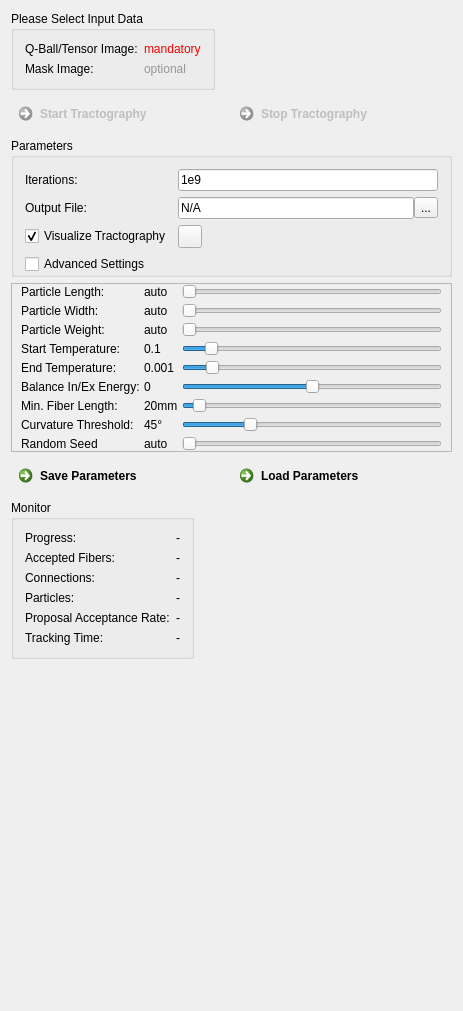
<?xml version="1.0" encoding="UTF-8"?>
<ui version="4.0">
 <class>QmitkGibbsTrackingViewControls</class>
 <widget class="QWidget" name="QmitkGibbsTrackingViewControls">
  <property name="geometry">
   <rect>
    <x>0</x>
    <y>0</y>
    <width>463</width>
    <height>1011</height>
   </rect>
  </property>
  <property name="sizePolicy">
   <sizepolicy hsizetype="Expanding" vsizetype="Expanding">
    <horstretch>0</horstretch>
    <verstretch>0</verstretch>
   </sizepolicy>
  </property>
  <property name="minimumSize">
   <size>
    <width>0</width>
    <height>0</height>
   </size>
  </property>
  <property name="windowTitle">
   <string>QmitkTemplate</string>
  </property>
  <layout class="QFormLayout" name="formLayout">
   <property name="fieldGrowthPolicy">
    <enum>QFormLayout::AllNonFixedFieldsGrow</enum>
   </property>
   <item row="0" column="0">
    <widget class="QGroupBox" name="m_DataFrame">
     <property name="title">
      <string>Please Select Input Data</string>
     </property>
     <layout class="QGridLayout" name="gridLayout_4">
      <item row="0" column="0">
       <widget class="QLabel" name="label">
        <property name="text">
         <string>Q-Ball/Tensor Image:</string>
        </property>
       </widget>
      </item>
      <item row="0" column="1">
       <widget class="QLabel" name="m_QballImageLabel">
        <property name="toolTip">
         <string>Mandatory input</string>
        </property>
        <property name="text">
         <string>&lt;html&gt;&lt;head/&gt;&lt;body&gt;&lt;p&gt;&lt;span style=&quot; color:#ff0000;&quot;&gt;mandatory&lt;/span&gt;&lt;/p&gt;&lt;/body&gt;&lt;/html&gt;</string>
        </property>
        <property name="wordWrap">
         <bool>true</bool>
        </property>
       </widget>
      </item>
      <item row="1" column="0">
       <widget class="QLabel" name="label_3">
        <property name="text">
         <string>Mask Image:</string>
        </property>
       </widget>
      </item>
      <item row="1" column="1">
       <widget class="QLabel" name="m_MaskImageLabel">
        <property name="toolTip">
         <string>&lt;html&gt;&lt;head/&gt;&lt;body&gt;&lt;p&gt;White matter probability mask image.&lt;/p&gt;&lt;/body&gt;&lt;/html&gt;</string>
        </property>
        <property name="text">
         <string>&lt;html&gt;&lt;head/&gt;&lt;body&gt;&lt;p&gt;&lt;span style=&quot; color:#969696;&quot;&gt;optional&lt;/span&gt;&lt;/p&gt;&lt;/body&gt;&lt;/html&gt;</string>
        </property>
        <property name="wordWrap">
         <bool>true</bool>
        </property>
       </widget>
      </item>
     </layout>
    </widget>
   </item>
   <item row="1" column="0" colspan="2">
    <widget class="QFrame" name="frame_4">
     <property name="frameShape">
      <enum>QFrame::NoFrame</enum>
     </property>
     <property name="frameShadow">
      <enum>QFrame::Plain</enum>
     </property>
     <property name="lineWidth">
      <number>0</number>
     </property>
     <layout class="QGridLayout" name="gridLayout_8">
      <property name="leftMargin">
       <number>0</number>
      </property>
      <property name="topMargin">
       <number>0</number>
      </property>
      <property name="rightMargin">
       <number>0</number>
      </property>
      <property name="bottomMargin">
       <number>0</number>
      </property>
      <property name="spacing">
       <number>0</number>
      </property>
      <item row="1" column="0">
       <widget class="QCommandLinkButton" name="m_TrackingStart">
        <property name="enabled">
         <bool>false</bool>
        </property>
        <property name="toolTip">
         <string>No Q-Ball image selected.</string>
        </property>
        <property name="layoutDirection">
         <enum>Qt::LeftToRight</enum>
        </property>
        <property name="text">
         <string>Start Tractography</string>
        </property>
        <property name="icon">
         <iconset resource="../../../../Modules/QtWidgetsExt/resource/QtWidgetsExt.qrc">
          <normaloff>:/QtWidgetsExt/play.xpm</normaloff>:/QtWidgetsExt/play.xpm</iconset>
        </property>
       </widget>
      </item>
      <item row="1" column="1">
       <widget class="QCommandLinkButton" name="m_TrackingStop">
        <property name="enabled">
         <bool>false</bool>
        </property>
        <property name="toolTip">
         <string/>
        </property>
        <property name="layoutDirection">
         <enum>Qt::LeftToRight</enum>
        </property>
        <property name="text">
         <string>Stop Tractography</string>
        </property>
        <property name="icon">
         <iconset resource="../../../../Modules/QtWidgetsExt/resource/QtWidgetsExt.qrc">
          <normaloff>:/QtWidgetsExt/stop.xpm</normaloff>:/QtWidgetsExt/stop.xpm</iconset>
        </property>
       </widget>
      </item>
     </layout>
    </widget>
   </item>
   <item row="2" column="0" colspan="2">
    <widget class="QGroupBox" name="m_ParametersFrame">
     <property name="title">
      <string>Parameters</string>
     </property>
     <layout class="QGridLayout" name="gridLayout_5">
      <property name="bottomMargin">
       <number>0</number>
      </property>
      <item row="1" column="0">
       <widget class="QLabel" name="m_CurvatureThresholdLabel_3">
        <property name="toolTip">
         <string/>
        </property>
        <property name="statusTip">
         <string/>
        </property>
        <property name="whatsThis">
         <string/>
        </property>
        <property name="text">
         <string>Output File:</string>
        </property>
       </widget>
      </item>
      <item row="3" column="0">
       <widget class="QCheckBox" name="m_AdvancedSettingsCheckbox">
        <property name="text">
         <string>Advanced Settings</string>
        </property>
       </widget>
      </item>
      <item row="2" column="0">
       <widget class="QCheckBox" name="m_VisualizationCheckbox">
        <property name="enabled">
         <bool>true</bool>
        </property>
        <property name="toolTip">
         <string>Activate continuous visualization of intermediate results.</string>
        </property>
        <property name="text">
         <string>Visualize Tractography</string>
        </property>
        <property name="checked">
         <bool>true</bool>
        </property>
       </widget>
      </item>
      <item row="1" column="2">
       <widget class="QFrame" name="frame_2">
        <property name="frameShape">
         <enum>QFrame::NoFrame</enum>
        </property>
        <property name="frameShadow">
         <enum>QFrame::Plain</enum>
        </property>
        <property name="lineWidth">
         <number>0</number>
        </property>
        <layout class="QGridLayout" name="gridLayout">
         <property name="leftMargin">
          <number>0</number>
         </property>
         <property name="topMargin">
          <number>0</number>
         </property>
         <property name="rightMargin">
          <number>0</number>
         </property>
         <property name="bottomMargin">
          <number>0</number>
         </property>
         <property name="spacing">
          <number>0</number>
         </property>
         <item row="1" column="1">
          <widget class="QToolButton" name="m_OutputFileButton">
           <property name="toolTip">
            <string>Select output file name and folder.</string>
           </property>
           <property name="text">
            <string>...</string>
           </property>
          </widget>
         </item>
         <item row="1" column="0">
          <widget class="QLineEdit" name="m_OutputFileLabel">
           <property name="text">
            <string>N/A</string>
           </property>
           <property name="readOnly">
            <bool>true</bool>
           </property>
          </widget>
         </item>
        </layout>
       </widget>
      </item>
      <item row="2" column="2">
       <widget class="QToolButton" name="m_VisualizeOnceButton">
        <property name="toolTip">
         <string>Visualize intermediate result.</string>
        </property>
        <property name="text">
         <string/>
        </property>
        <property name="icon">
         <iconset resource="../../resources/QmitkDiffusionImaging.qrc">
          <normaloff>:/QmitkDiffusionImaging/Refresh_48.png</normaloff>:/QmitkDiffusionImaging/Refresh_48.png</iconset>
        </property>
        <property name="checkable">
         <bool>true</bool>
        </property>
       </widget>
      </item>
      <item row="0" column="0">
       <widget class="QLabel" name="m_IterationsLabel">
        <property name="toolTip">
         <string/>
        </property>
        <property name="statusTip">
         <string/>
        </property>
        <property name="whatsThis">
         <string/>
        </property>
        <property name="text">
         <string>Iterations:</string>
        </property>
       </widget>
      </item>
      <item row="0" column="2">
       <widget class="QLineEdit" name="m_IterationsBox">
        <property name="text">
         <string>1e9</string>
        </property>
       </widget>
      </item>
     </layout>
    </widget>
   </item>
   <item row="3" column="0" colspan="2">
    <widget class="QFrame" name="m_AdvancedFrame">
     <property name="enabled">
      <bool>true</bool>
     </property>
     <property name="frameShape">
      <enum>QFrame::StyledPanel</enum>
     </property>
     <property name="frameShadow">
      <enum>QFrame::Raised</enum>
     </property>
     <layout class="QGridLayout" name="gridLayout_2">
      <property name="leftMargin">
       <number>9</number>
      </property>
      <property name="topMargin">
       <number>0</number>
      </property>
      <property name="rightMargin">
       <number>9</number>
      </property>
      <property name="bottomMargin">
       <number>0</number>
      </property>
      <property name="spacing">
       <number>4</number>
      </property>
      <item row="2" column="0">
       <widget class="QLabel" name="m_ParticleWidthLabel_2">
        <property name="toolTip">
         <string/>
        </property>
        <property name="statusTip">
         <string/>
        </property>
        <property name="whatsThis">
         <string/>
        </property>
        <property name="text">
         <string>Particle Width:</string>
        </property>
       </widget>
      </item>
      <item row="6" column="1">
       <widget class="QLabel" name="m_InExBalanceLabel">
        <property name="toolTip">
         <string/>
        </property>
        <property name="statusTip">
         <string/>
        </property>
        <property name="whatsThis">
         <string/>
        </property>
        <property name="text">
         <string>0</string>
        </property>
        <property name="alignment">
         <set>Qt::AlignLeading|Qt::AlignLeft|Qt::AlignVCenter</set>
        </property>
       </widget>
      </item>
      <item row="4" column="1">
       <widget class="QLabel" name="m_StartTempLabel">
        <property name="text">
         <string>0.1</string>
        </property>
        <property name="alignment">
         <set>Qt::AlignLeading|Qt::AlignLeft|Qt::AlignVCenter</set>
        </property>
       </widget>
      </item>
      <item row="3" column="0">
       <widget class="QLabel" name="m_ParticleWeightLabel_2">
        <property name="toolTip">
         <string/>
        </property>
        <property name="statusTip">
         <string/>
        </property>
        <property name="whatsThis">
         <string/>
        </property>
        <property name="text">
         <string>Particle Weight:</string>
        </property>
       </widget>
      </item>
      <item row="5" column="2">
       <widget class="QSlider" name="m_EndTempSlider">
        <property name="minimum">
         <number>1</number>
        </property>
        <property name="maximum">
         <number>99</number>
        </property>
        <property name="singleStep">
         <number>1</number>
        </property>
        <property name="value">
         <number>10</number>
        </property>
        <property name="orientation">
         <enum>Qt::Horizontal</enum>
        </property>
        <property name="tickPosition">
         <enum>QSlider::NoTicks</enum>
        </property>
       </widget>
      </item>
      <item row="4" column="0">
       <widget class="QLabel" name="m_StartTempLabel_2">
        <property name="text">
         <string>Start Temperature:</string>
        </property>
       </widget>
      </item>
      <item row="3" column="2">
       <widget class="QSlider" name="m_ParticleWeightSlider">
        <property name="toolTip">
         <string>automatic estimation from gfa map and q-ball data.</string>
        </property>
        <property name="minimum">
         <number>0</number>
        </property>
        <property name="maximum">
         <number>1000</number>
        </property>
        <property name="singleStep">
         <number>1</number>
        </property>
        <property name="value">
         <number>0</number>
        </property>
        <property name="orientation">
         <enum>Qt::Horizontal</enum>
        </property>
        <property name="invertedControls">
         <bool>true</bool>
        </property>
        <property name="tickPosition">
         <enum>QSlider::NoTicks</enum>
        </property>
       </widget>
      </item>
      <item row="6" column="2">
       <widget class="QSlider" name="m_InExBalanceSlider">
        <property name="toolTip">
         <string>IE Bias &lt; 0 &lt; EE Bias</string>
        </property>
        <property name="minimum">
         <number>-50</number>
        </property>
        <property name="maximum">
         <number>50</number>
        </property>
        <property name="singleStep">
         <number>1</number>
        </property>
        <property name="orientation">
         <enum>Qt::Horizontal</enum>
        </property>
        <property name="tickPosition">
         <enum>QSlider::NoTicks</enum>
        </property>
       </widget>
      </item>
      <item row="5" column="1">
       <widget class="QLabel" name="m_EndTempLabel">
        <property name="text">
         <string>0.001</string>
        </property>
        <property name="alignment">
         <set>Qt::AlignLeading|Qt::AlignLeft|Qt::AlignVCenter</set>
        </property>
       </widget>
      </item>
      <item row="8" column="0">
       <widget class="QLabel" name="m_CurvatureThresholdLabel_2">
        <property name="toolTip">
         <string/>
        </property>
        <property name="statusTip">
         <string/>
        </property>
        <property name="whatsThis">
         <string/>
        </property>
        <property name="text">
         <string>Curvature Threshold:</string>
        </property>
       </widget>
      </item>
      <item row="6" column="0">
       <widget class="QLabel" name="m_InExBalanceLabel_2">
        <property name="toolTip">
         <string/>
        </property>
        <property name="statusTip">
         <string/>
        </property>
        <property name="whatsThis">
         <string/>
        </property>
        <property name="text">
         <string>Balance In/Ex Energy:</string>
        </property>
       </widget>
      </item>
      <item row="8" column="1">
       <widget class="QLabel" name="m_CurvatureThresholdLabel">
        <property name="toolTip">
         <string/>
        </property>
        <property name="statusTip">
         <string/>
        </property>
        <property name="whatsThis">
         <string/>
        </property>
        <property name="text">
         <string>45°</string>
        </property>
        <property name="alignment">
         <set>Qt::AlignLeading|Qt::AlignLeft|Qt::AlignVCenter</set>
        </property>
       </widget>
      </item>
      <item row="2" column="2">
       <widget class="QSlider" name="m_ParticleWidthSlider">
        <property name="toolTip">
         <string>auto = 0.5 * min. spacing; sigma</string>
        </property>
        <property name="maximum">
         <number>100</number>
        </property>
        <property name="singleStep">
         <number>1</number>
        </property>
        <property name="orientation">
         <enum>Qt::Horizontal</enum>
        </property>
        <property name="tickPosition">
         <enum>QSlider::NoTicks</enum>
        </property>
       </widget>
      </item>
      <item row="1" column="0">
       <widget class="QLabel" name="m_ParticleLengthLabel_2">
        <property name="toolTip">
         <string/>
        </property>
        <property name="statusTip">
         <string/>
        </property>
        <property name="whatsThis">
         <string/>
        </property>
        <property name="text">
         <string>Particle Length:</string>
        </property>
       </widget>
      </item>
      <item row="1" column="1">
       <widget class="QLabel" name="m_ParticleLengthLabel">
        <property name="toolTip">
         <string/>
        </property>
        <property name="statusTip">
         <string/>
        </property>
        <property name="whatsThis">
         <string/>
        </property>
        <property name="text">
         <string>auto</string>
        </property>
        <property name="alignment">
         <set>Qt::AlignLeading|Qt::AlignLeft|Qt::AlignVCenter</set>
        </property>
       </widget>
      </item>
      <item row="7" column="0">
       <widget class="QLabel" name="m_FiberLengthLabel_2">
        <property name="toolTip">
         <string/>
        </property>
        <property name="statusTip">
         <string/>
        </property>
        <property name="whatsThis">
         <string/>
        </property>
        <property name="text">
         <string>Min. Fiber Length:</string>
        </property>
       </widget>
      </item>
      <item row="7" column="2">
       <widget class="QSlider" name="m_FiberLengthSlider">
        <property name="toolTip">
         <string>Only fibers longer than specified are accepted.</string>
        </property>
        <property name="maximum">
         <number>500</number>
        </property>
        <property name="singleStep">
         <number>1</number>
        </property>
        <property name="value">
         <number>20</number>
        </property>
        <property name="orientation">
         <enum>Qt::Horizontal</enum>
        </property>
        <property name="tickPosition">
         <enum>QSlider::NoTicks</enum>
        </property>
       </widget>
      </item>
      <item row="8" column="2">
       <widget class="QSlider" name="m_CurvatureThresholdSlider">
        <property name="toolTip">
         <string>Allow only fiber curvature values smaller than the selected threshold.</string>
        </property>
        <property name="maximum">
         <number>180</number>
        </property>
        <property name="singleStep">
         <number>1</number>
        </property>
        <property name="value">
         <number>45</number>
        </property>
        <property name="orientation">
         <enum>Qt::Horizontal</enum>
        </property>
        <property name="tickPosition">
         <enum>QSlider::NoTicks</enum>
        </property>
       </widget>
      </item>
      <item row="5" column="0">
       <widget class="QLabel" name="m_EndTempLabel_2">
        <property name="text">
         <string>End Temperature:</string>
        </property>
       </widget>
      </item>
      <item row="7" column="1">
       <widget class="QLabel" name="m_FiberLengthLabel">
        <property name="toolTip">
         <string/>
        </property>
        <property name="statusTip">
         <string/>
        </property>
        <property name="whatsThis">
         <string/>
        </property>
        <property name="text">
         <string>20mm</string>
        </property>
        <property name="alignment">
         <set>Qt::AlignLeading|Qt::AlignLeft|Qt::AlignVCenter</set>
        </property>
       </widget>
      </item>
      <item row="3" column="1">
       <widget class="QLabel" name="m_ParticleWeightLabel">
        <property name="toolTip">
         <string/>
        </property>
        <property name="statusTip">
         <string/>
        </property>
        <property name="whatsThis">
         <string/>
        </property>
        <property name="text">
         <string>auto</string>
        </property>
        <property name="alignment">
         <set>Qt::AlignLeading|Qt::AlignLeft|Qt::AlignVCenter</set>
        </property>
       </widget>
      </item>
      <item row="4" column="2">
       <widget class="QSlider" name="m_StartTempSlider">
        <property name="minimum">
         <number>1</number>
        </property>
        <property name="maximum">
         <number>100</number>
        </property>
        <property name="singleStep">
         <number>1</number>
        </property>
        <property name="value">
         <number>10</number>
        </property>
        <property name="orientation">
         <enum>Qt::Horizontal</enum>
        </property>
        <property name="invertedAppearance">
         <bool>false</bool>
        </property>
        <property name="invertedControls">
         <bool>false</bool>
        </property>
        <property name="tickPosition">
         <enum>QSlider::NoTicks</enum>
        </property>
       </widget>
      </item>
      <item row="2" column="1">
       <widget class="QLabel" name="m_ParticleWidthLabel">
        <property name="toolTip">
         <string/>
        </property>
        <property name="statusTip">
         <string/>
        </property>
        <property name="whatsThis">
         <string/>
        </property>
        <property name="text">
         <string>auto</string>
        </property>
        <property name="alignment">
         <set>Qt::AlignLeading|Qt::AlignLeft|Qt::AlignVCenter</set>
        </property>
       </widget>
      </item>
      <item row="1" column="2">
       <widget class="QSlider" name="m_ParticleLengthSlider">
        <property name="toolTip">
         <string>auto = 1.5 * min. spacing; l</string>
        </property>
        <property name="maximum">
         <number>100</number>
        </property>
        <property name="singleStep">
         <number>1</number>
        </property>
        <property name="orientation">
         <enum>Qt::Horizontal</enum>
        </property>
        <property name="tickPosition">
         <enum>QSlider::NoTicks</enum>
        </property>
       </widget>
      </item>
      <item row="9" column="0">
       <widget class="QLabel" name="m_CurvatureThresholdLabel_4">
        <property name="toolTip">
         <string/>
        </property>
        <property name="statusTip">
         <string/>
        </property>
        <property name="whatsThis">
         <string/>
        </property>
        <property name="text">
         <string>Random Seed</string>
        </property>
       </widget>
      </item>
      <item row="9" column="1">
       <widget class="QLabel" name="m_RandomSeedLabel">
        <property name="toolTip">
         <string/>
        </property>
        <property name="statusTip">
         <string/>
        </property>
        <property name="whatsThis">
         <string/>
        </property>
        <property name="text">
         <string>auto</string>
        </property>
        <property name="alignment">
         <set>Qt::AlignLeading|Qt::AlignLeft|Qt::AlignVCenter</set>
        </property>
       </widget>
      </item>
      <item row="9" column="2">
       <widget class="QSlider" name="m_RandomSeedSlider">
        <property name="toolTip">
         <string>auto = 1.5 * min. spacing; l</string>
        </property>
        <property name="minimum">
         <number>-1</number>
        </property>
        <property name="maximum">
         <number>100</number>
        </property>
        <property name="singleStep">
         <number>1</number>
        </property>
        <property name="value">
         <number>-1</number>
        </property>
        <property name="orientation">
         <enum>Qt::Horizontal</enum>
        </property>
        <property name="tickPosition">
         <enum>QSlider::NoTicks</enum>
        </property>
       </widget>
      </item>
     </layout>
    </widget>
   </item>
   <item row="4" column="0" colspan="2">
    <widget class="QFrame" name="frame_3">
     <property name="frameShape">
      <enum>QFrame::NoFrame</enum>
     </property>
     <property name="frameShadow">
      <enum>QFrame::Plain</enum>
     </property>
     <property name="lineWidth">
      <number>0</number>
     </property>
     <layout class="QGridLayout" name="gridLayout_7">
      <property name="leftMargin">
       <number>0</number>
      </property>
      <property name="topMargin">
       <number>0</number>
      </property>
      <property name="rightMargin">
       <number>0</number>
      </property>
      <property name="bottomMargin">
       <number>0</number>
      </property>
      <property name="spacing">
       <number>0</number>
      </property>
      <item row="0" column="0">
       <widget class="QCommandLinkButton" name="m_SaveTrackingParameters">
        <property name="enabled">
         <bool>true</bool>
        </property>
        <property name="toolTip">
         <string>Save current parameters as xml (.gtp)</string>
        </property>
        <property name="layoutDirection">
         <enum>Qt::LeftToRight</enum>
        </property>
        <property name="text">
         <string>Save Parameters</string>
        </property>
        <property name="icon">
         <iconset resource="../../../../Modules/QtWidgetsExt/resource/QtWidgetsExt.qrc">
          <normaloff>:/QtWidgetsExt/btnMoveDown.png</normaloff>:/QtWidgetsExt/btnMoveDown.png</iconset>
        </property>
       </widget>
      </item>
      <item row="0" column="1">
       <widget class="QCommandLinkButton" name="m_LoadTrackingParameters">
        <property name="enabled">
         <bool>true</bool>
        </property>
        <property name="toolTip">
         <string>Load parameters from xml file (.gtp)</string>
        </property>
        <property name="layoutDirection">
         <enum>Qt::LeftToRight</enum>
        </property>
        <property name="text">
         <string>Load Parameters</string>
        </property>
        <property name="icon">
         <iconset resource="../../../../Modules/QtWidgetsExt/resource/QtWidgetsExt.qrc">
          <normaloff>:/QtWidgetsExt/btnMoveUp.png</normaloff>:/QtWidgetsExt/btnMoveUp.png</iconset>
        </property>
       </widget>
      </item>
     </layout>
    </widget>
   </item>
   <item row="5" column="0">
    <widget class="QGroupBox" name="groupBox_4">
     <property name="title">
      <string>Monitor</string>
     </property>
     <layout class="QGridLayout" name="gridLayout_6">
      <item row="0" column="0">
       <widget class="QLabel" name="label_23">
        <property name="toolTip">
         <string/>
        </property>
        <property name="statusTip">
         <string/>
        </property>
        <property name="whatsThis">
         <string/>
        </property>
        <property name="text">
         <string>Progress:</string>
        </property>
       </widget>
      </item>
      <item row="0" column="1">
       <widget class="QLabel" name="m_CurrentStepLabel">
        <property name="toolTip">
         <string/>
        </property>
        <property name="statusTip">
         <string/>
        </property>
        <property name="whatsThis">
         <string/>
        </property>
        <property name="text">
         <string>-</string>
        </property>
       </widget>
      </item>
      <item row="1" column="0">
       <widget class="QLabel" name="label_21">
        <property name="toolTip">
         <string comment="Will only be updated if tracking is visualized" extracomment="Will only be updated if tracking is visualized">Will only be updated if tracking is visualized</string>
        </property>
        <property name="statusTip">
         <string>Will only be updated if tracking is visualized</string>
        </property>
        <property name="whatsThis">
         <string/>
        </property>
        <property name="text">
         <string>Accepted Fibers:</string>
        </property>
       </widget>
      </item>
      <item row="2" column="0">
       <widget class="QLabel" name="label_24">
        <property name="toolTip">
         <string/>
        </property>
        <property name="statusTip">
         <string/>
        </property>
        <property name="whatsThis">
         <string/>
        </property>
        <property name="text">
         <string>Connections:</string>
        </property>
       </widget>
      </item>
      <item row="3" column="0">
       <widget class="QLabel" name="label_25">
        <property name="toolTip">
         <string/>
        </property>
        <property name="statusTip">
         <string/>
        </property>
        <property name="whatsThis">
         <string/>
        </property>
        <property name="text">
         <string>Particles:</string>
        </property>
       </widget>
      </item>
      <item row="4" column="0">
       <widget class="QLabel" name="label_27">
        <property name="toolTip">
         <string/>
        </property>
        <property name="statusTip">
         <string/>
        </property>
        <property name="whatsThis">
         <string/>
        </property>
        <property name="text">
         <string>Proposal Acceptance Rate:</string>
        </property>
       </widget>
      </item>
      <item row="5" column="0">
       <widget class="QLabel" name="label_26">
        <property name="toolTip">
         <string/>
        </property>
        <property name="statusTip">
         <string/>
        </property>
        <property name="whatsThis">
         <string/>
        </property>
        <property name="text">
         <string>Tracking Time:</string>
        </property>
       </widget>
      </item>
      <item row="1" column="1">
       <widget class="QLabel" name="m_AcceptedFibersLabel">
        <property name="toolTip">
         <string>Will only be updated if tracking is visualized</string>
        </property>
        <property name="statusTip">
         <string/>
        </property>
        <property name="whatsThis">
         <string/>
        </property>
        <property name="text">
         <string>-</string>
        </property>
       </widget>
      </item>
      <item row="2" column="1">
       <widget class="QLabel" name="m_NumConnectionsLabel">
        <property name="toolTip">
         <string/>
        </property>
        <property name="statusTip">
         <string/>
        </property>
        <property name="whatsThis">
         <string/>
        </property>
        <property name="text">
         <string>-</string>
        </property>
       </widget>
      </item>
      <item row="3" column="1">
       <widget class="QLabel" name="m_NumParticlesLabel">
        <property name="toolTip">
         <string/>
        </property>
        <property name="statusTip">
         <string/>
        </property>
        <property name="whatsThis">
         <string/>
        </property>
        <property name="text">
         <string>-</string>
        </property>
       </widget>
      </item>
      <item row="4" column="1">
       <widget class="QLabel" name="m_ProposalAcceptance">
        <property name="toolTip">
         <string/>
        </property>
        <property name="statusTip">
         <string/>
        </property>
        <property name="whatsThis">
         <string/>
        </property>
        <property name="text">
         <string>-</string>
        </property>
       </widget>
      </item>
      <item row="5" column="1">
       <widget class="QLabel" name="m_TrackingTimeLabel">
        <property name="toolTip">
         <string/>
        </property>
        <property name="statusTip">
         <string/>
        </property>
        <property name="whatsThis">
         <string/>
        </property>
        <property name="text">
         <string>-</string>
        </property>
       </widget>
      </item>
     </layout>
    </widget>
   </item>
   <item row="6" column="1">
    <spacer name="spacer1">
     <property name="orientation">
      <enum>Qt::Vertical</enum>
     </property>
     <property name="sizeType">
      <enum>QSizePolicy::Expanding</enum>
     </property>
     <property name="sizeHint" stdset="0">
      <size>
       <width>0</width>
       <height>0</height>
      </size>
     </property>
    </spacer>
   </item>
  </layout>
 </widget>
 <layoutdefault spacing="6" margin="11"/>
 <resources>
  <include location="../../../../Modules/QtWidgetsExt/resource/QtWidgetsExt.qrc"/>
  <include location="../../resources/QmitkDiffusionImaging.qrc"/>
 </resources>
 <connections/>
</ui>
